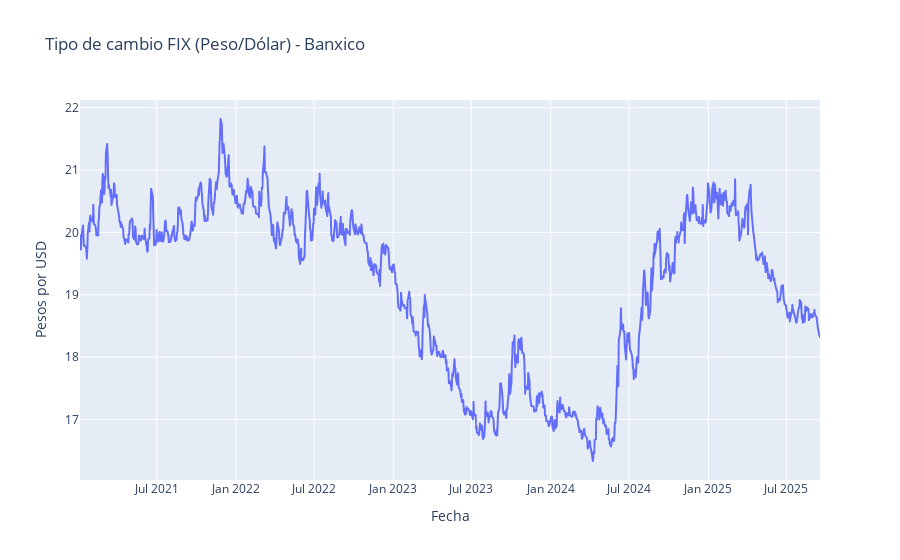

Notebook code for this chart:
### Code cell
import pandas as pd
from datetime import datetime

fecha_inicio = datetime(2021, 1, 1)
hoy = datetime.today()

dias = (hoy - fecha_inicio).days
print(f"Días entre 2021-01-01 y hoy: {dias}")

# Asegúrate de que el índice sea datetime
df_Ori.index = pd.to_datetime(df_Ori.index)

# Filtrar desde 2021-01-01 hasta hoy
fecha_inicio = "2021-01-01"
hoy = pd.Timestamp.today()

df_Ori = df_Ori.loc[fecha_inicio:hoy]

# Graficar con Plotly
fig = px.line(
    df_Ori,
    x=df_Ori.index,
    y="TipoCambio",
    title="Tipo de cambio FIX (Peso/Dólar) - Banxico",
    labels={"TipoCambio": "Pesos por USD"}
)

# Mostrar gráfico interactivo
fig.show()

### Figure 1 — Plotly figure (JSON) as saved in the notebook; plotly's stock layout.template omitted (floating-point values rounded to 4 significant figures; data arrays with more than 128 entries replaced by an {"elided": "..."} marker saying what was removed)
{"data": [{"hovertemplate": "Fecha=%{x}<br>Pesos por USD=%{y}<extra></extra>", "legendgroup": "", "line": {"color": "#636efa", "dash": "solid"}, "marker": {"symbol": "circle"}, "mode": "lines", "name": "", "showlegend": false, "type": "scattergl", "x": {"elided": "1186 str values"}, "xaxis": "x", "y": {"elided": "1186 float values"}, "yaxis": "y"}], "layout": {"legend": {"tracegroupgap": 0}, "title": {"text": "Tipo de cambio FIX (Peso/Dólar) - Banxico"}, "xaxis": {"anchor": "y", "domain": [0, 1], "title": {"text": "Fecha"}}, "yaxis": {"anchor": "x", "domain": [0, 1], "title": {"text": "Pesos por USD"}}}}
